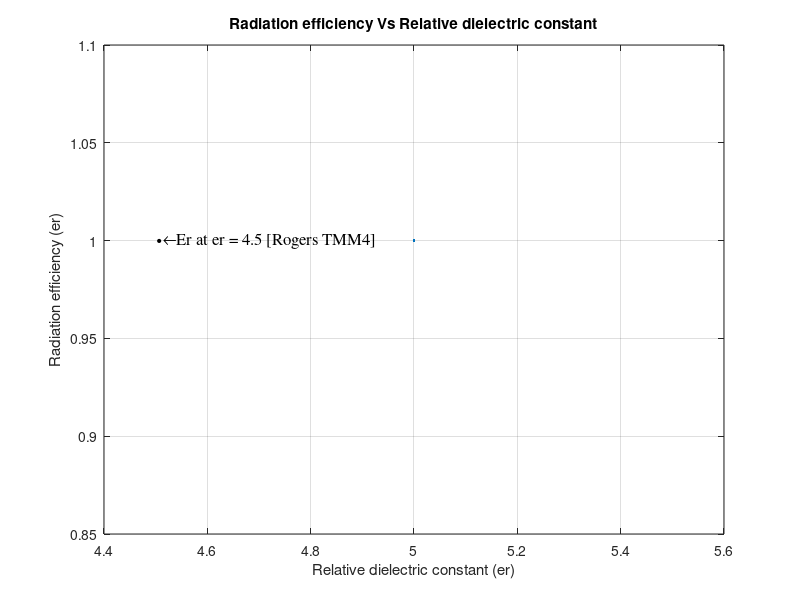
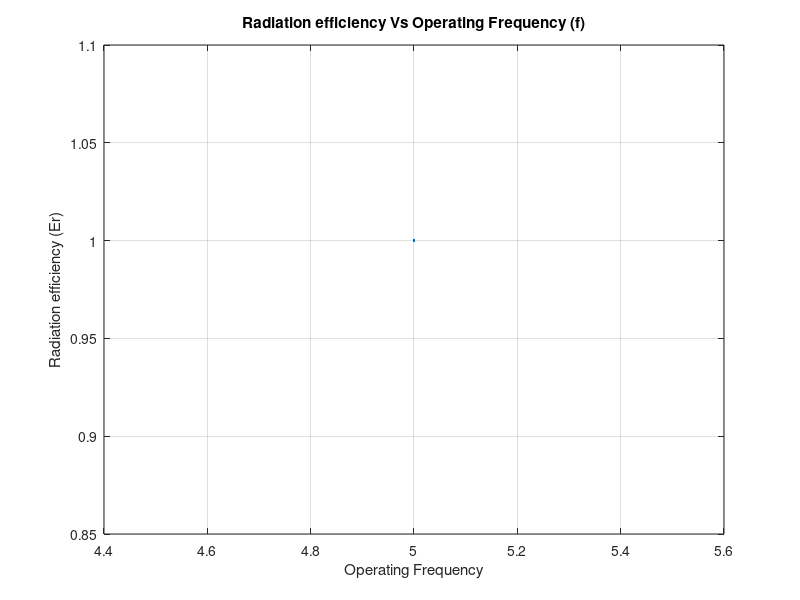
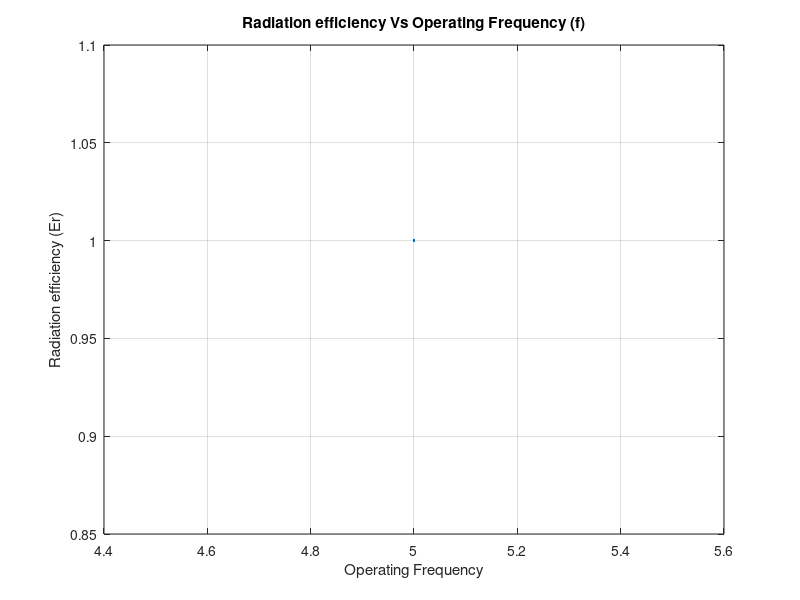

These figures' MATLAB source, in order:
%% AE PROJECT %%
clc
clear all
close all
fr=input('Enter the value of resonant frequency: ');
fr1=input('Enter the lower limit of the operating frequency :');
fr2=input('Enter the upper limit of the operating frequency :');
h=input( 'Enter the HIGHT of the substrate:');
disp(' ')
i1=input('Enter the lower limit of the Relative dielectric constant :');
i2=input('Enter the upper limit of the Relative dielectric constant :');
er=i1:.01:i2;
k=(2*pi*fr).*(sqrt((8.854e-12)*(pi*4e-7)));
Pr=40.*(k.^2).*((k.*h).^2).*(1-(1./er)+(2./(5.*er.^2)));
x0=1+( 0.5.* ((er-1).*k.*h./er).^2 );
X0=(x0.^2)-1;
Psur=((30.*pi.*k.^2).*(er.*((x0.^2)-1)))./((er.*( (1./sqrt(X0))+(sqrt(X0)./er-x0.^2)))+((k.*h).*(1+ ((X0.*er.^2)./(er-x0.^2)))));
Er=Pr./(Pr+Psur);
figure(1)
er13=i1:.01:i2;
plot(er13,Er)
xlabel('Relative dielectric constant (er)')
ylabel('Radiation efficiency (er)')
grid on
title('Radiation efficiency Vs Relative dielectric constant')
k=(2*pi*fr).*(sqrt((8.854e-12)*(pi*4e-7)));
Pr=40.*(k.^2).*((k.*h).^2).*(1-(1./4.5)+(2./(5.*4.5.^2)));
x0=1+( 0.5.* ((4.5-1).*k.*h./4.5).^2 );
X0=(x0.^2)-1;
Psur1=((30.*pi.*k.^2).*(4.5.*((x0.^2)-1)))./((4.5.*((1./sqrt(X0))+(sqrt(X0)./4.5-x0.^2)))+((k.*h).*(1+((X0.*4.5.^2)./(4.5-x0.^2)))));
Ef1=Pr./(Pr+Psur1);
text(4.5,Ef1,...
'\bullet\leftarrow\fontname{times}Er at {er} = 4.5 [Rogers TMM4] ',...
'FontSize',12)
k=(2*pi*fr).*(sqrt((8.854e-12)*(pi*4e-7)));
Pr=40.*(k.^2).*((k.*h).^2).*(1-(1./2.32)+(2./(5.*2.32.^2)));
x0=1+( 0.5.* ((2.32-1).*k.*h./2.32).^2 );
X0=(x0.^2)-1;
Psur2=((30.*pi.*k.^2).*(2.32.*((x0.^2)-1)))./((2.32.*((1./sqrt(X0))+(sqrt(X0)./2.32-x0.^2)))+((k.*h).*(1+((X0.*2.32.^2)./(2.32-x0.^2)))));
Ef2=Pr./(Pr+Psur2);
text(2.32,Ef2,...
'\bullet\leftarrow\fontname{times}Er at {er} = 2.32 [Duroid]',...
'FontSize',12)
%% Radiation efficiency Vs Operating Frequency (f) [Duroid] 
figure(2)
f=fr1:1e9:fr2;
er=2.32;
k=(2*pi*f).*(sqrt((8.854e-12)*(pi*4e-7)));
Pr=40.*(k.^2).*((k.*h).^2).*(1-(1./er)+(2./(5.*er.^2)));
x0=1+( 0.5.* ((er-1).*k.*h./er).^2 );
X0=(x0.^2)-1;
Psur=((30.*pi.*k.^2).*(er.*((x0.^2)-1)))./((er.*( (1./sqrt(X0))+(sqrt(X0)./er-x0.^2)))+((k.*h).*(1+ ((X0.*er.^2)./(er-x0.^2)))));
Er=Pr./(Pr+Psur);
plot(f,Er)
xlabel('Operating Frequency')
ylabel('Radiation efficiency (Er)')
grid on
title('Radiation efficiency Vs Operating Frequency (f)')
text(2e9,Ef1,...
'\bullet\leftarrow\fontname{times}Er at {f} = 2Ghz [Duroid]',...
'FontSize',12)
%% Radiation efficiency Vs Operating Frequency (f) [Rogers TMM4]
figure(3)
f=fr1:1e9:fr2;
er=4.5;
k=(2*pi*f).*(sqrt((8.854e-12)*(pi*4e-7)));
Pr=40.*(k.^2).*((k.*h).^2).*(1-(1./er)+(2./(5.*er.^2)));
x0=1+( 0.5.* ((er-1).*k.*h./er).^2 );
X0=(x0.^2)-1;
Psur=((30.*pi.*k.^2).*(er.*((x0.^2)-1)))./((er.*( (1./sqrt(X0))+(sqrt(X0)./er-x0.^2)))+((k.*h).*(1+ ((X0.*er.^2)./(er-x0.^2)))));
Er=Pr./(Pr+Psur);
plot(f,Er)
xlabel('Operating Frequency')
ylabel('Radiation efficiency (Er)')
grid on
title('Radiation efficiency Vs Operating Frequency (f)')
text(2e9,Ef2,...
'\bullet\leftarrow\fontname{times}Er at {f} = 2Ghz [Rogers TMM4] ',...
'FontSize',12)
%% Directivity

